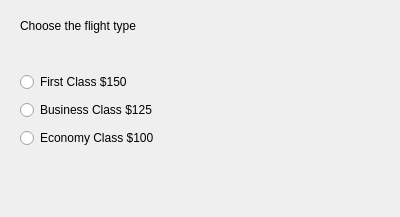
<?xml version="1.0" encoding="UTF-8"?>
<ui version="4.0">
 <class>Dialog</class>
 <widget class="QDialog" name="Dialog">
  <property name="geometry">
   <rect>
    <x>0</x>
    <y>0</y>
    <width>400</width>
    <height>217</height>
   </rect>
  </property>
  <property name="windowTitle">
   <string>Dialog</string>
  </property>
  <widget class="QLabel" name="label">
   <property name="geometry">
    <rect>
     <x>20</x>
     <y>10</y>
     <width>171</width>
     <height>31</height>
    </rect>
   </property>
   <property name="text">
    <string>Choose the flight type</string>
   </property>
  </widget>
  <widget class="QLabel" name="labelFare">
   <property name="geometry">
    <rect>
     <x>20</x>
     <y>180</y>
     <width>351</width>
     <height>21</height>
    </rect>
   </property>
   <property name="text">
    <string/>
   </property>
  </widget>
  <widget class="QWidget" name="">
   <property name="geometry">
    <rect>
     <x>20</x>
     <y>70</y>
     <width>172</width>
     <height>83</height>
    </rect>
   </property>
   <layout class="QVBoxLayout" name="verticalLayout">
    <item>
     <widget class="QRadioButton" name="radioButtonFirstClass">
      <property name="text">
       <string>First Class $150</string>
      </property>
     </widget>
    </item>
    <item>
     <widget class="QRadioButton" name="radioButtonBusinessClass">
      <property name="text">
       <string>Business Class $125</string>
      </property>
     </widget>
    </item>
    <item>
     <widget class="QRadioButton" name="radioButtonEconomyClass">
      <property name="text">
       <string>Economy Class $100</string>
      </property>
     </widget>
    </item>
   </layout>
  </widget>
 </widget>
 <resources/>
 <connections/>
</ui>
